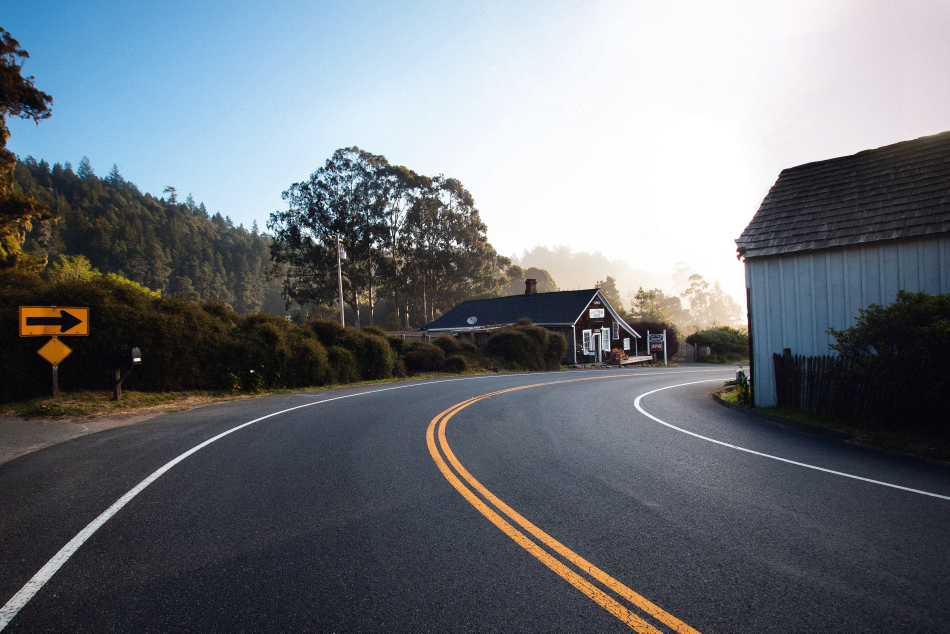
#> input picture Lane Detection Code/test5.jpeg, 2850 x 1900 px, given in place of the camera (shown at 1/3 size)
$ python laneDetection.py
#> lines starting #> are read from the running program, lines starting #| are printed output that depends on the picture; after the words box and inside, x2 and y2 are one past the last pixel; in counts of white or black regions, pixels touching at a corner belong together
#> further down, frame is the input picture: shape (1900, 2850, 3); mean B, G, R 121.2, 115.2, 109.9
# https://youtu.be/eLTLtUVuuy4
import cv2
import numpy as np
import time
import matplotlib.pyplot as plt
import concurrent.futures
import serial


def make_coordinates(line_parameter):
    slope, intercept = line_parameter
    y1 = 500
    y2 = 250
    x1 = int((y1 - intercept) / slope)
    x2 = int((y2 - intercept) / slope)

    return np.array([x1, y1, x2, y2])


def average_slope_intercept(image, lines):
    global left_line, right_line, missingLane
    left_fit = []
    right_fit = []
    if lines is not None:
        for line in lines:
            x1, y1, x2, y2 = line.reshape(4)
            parameters = np.polyfit((x1, x2), (y1, y2), 1)
            slope = parameters[0]
            intercept = parameters[1]
            if slope < 0:
                #if 300 < intercept < 500:
                    left_fit.append((slope, intercept))
            else:
                #if -500 < intercept < 200:
                    right_fit.append((slope, intercept))
        if left_fit and right_fit:
            left_fit_average = np.average(left_fit, axis=0)
            left_line = make_coordinates(left_fit_average)
            right_fit_average = np.average(right_fit, axis=0)
            right_line = make_coordinates(right_fit_average)
            missingLane = 0
        elif left_fit and not right_fit:
            left_fit_average = np.average(left_fit, axis=0)
            left_line = make_coordinates(left_fit_average)
            right_line = np.array([right_line[0], right_line[1], right_line[2], right_line[3]])
            missingLane = 1
        elif right_fit and not left_fit:
            right_fit_average = np.average(right_fit, axis=0)
            right_line = make_coordinates(right_fit_average)
            left_line = np.array([left_line[0], left_line[1], left_line[2], left_line[3]])
            missingLane = 2
    return np.array([left_line, right_line])


def getSteeringAngle(averagedLines):
    global lastSteering
    leftX1, leftY1, leftX2, leftY2 = averagedLines[0]
    rightX1, rightY1, rightX2, rightY2 = averagedLines[1]
    centerPoint = 150
    if missingLane == 1:
        centerBottom = (centerPoint +leftX2)
        print(centerBottom)
    elif missingLane == 2:
        centerBottom = rightX2 - centerPoint
    else:
        centerBottom = ((rightX2 - leftX2) / 2) + leftX2

    return int(((300-centerBottom) + lastSteering)/2)


def canny(image):
    imgGray = cv2.cvtColor(image, cv2.COLOR_BGR2GRAY)
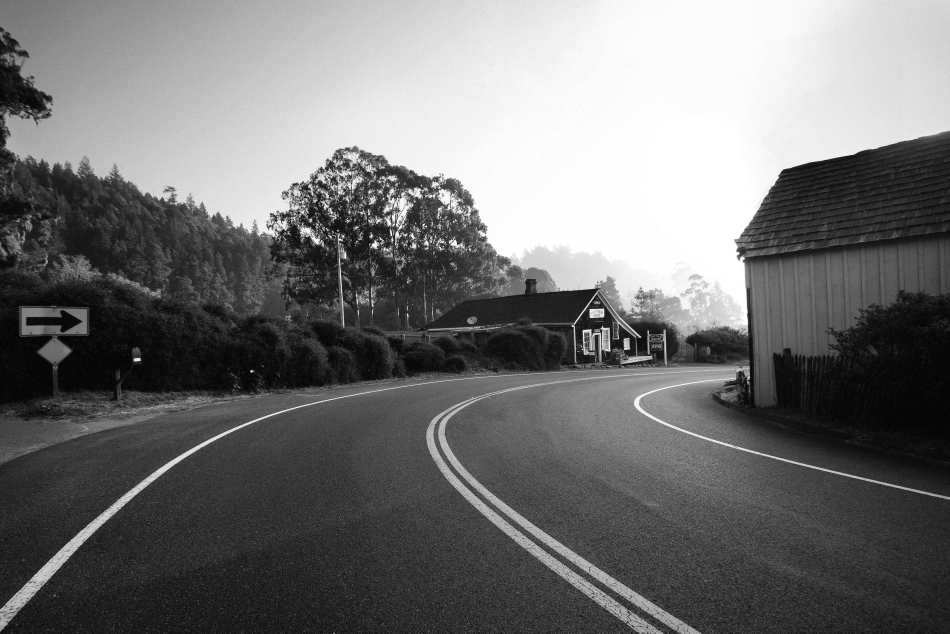
#> imgGray: shape (1900, 2850) (shown at 1/3 size); min 0, max 255, mean 114.3
    imgBlur = cv2.GaussianBlur(imgGray, (5, 5), 0)
    imgCanny = cv2.Canny(imgBlur, 50, 150)
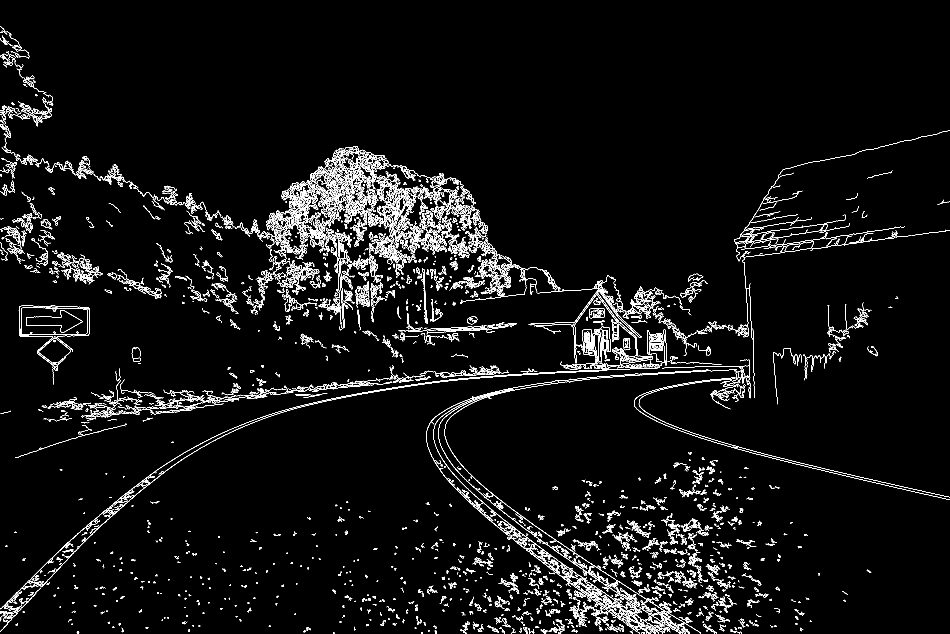
#> imgCanny: shape (1900, 2850) (shown at 1/3 size); 3.1% white in thin lines or dots
    return imgCanny


def region_of_interest(image):
    height = 500
    h, w = image.shape
#> h = 1900; w = 2850
    polygons = np.array([[(-300, height), (900, height), (550, 200) , (100, 200)]])  ##800,0,1500,700
    mask = np.zeros_like(image)
    cv2.fillPoly(mask, polygons, 255)
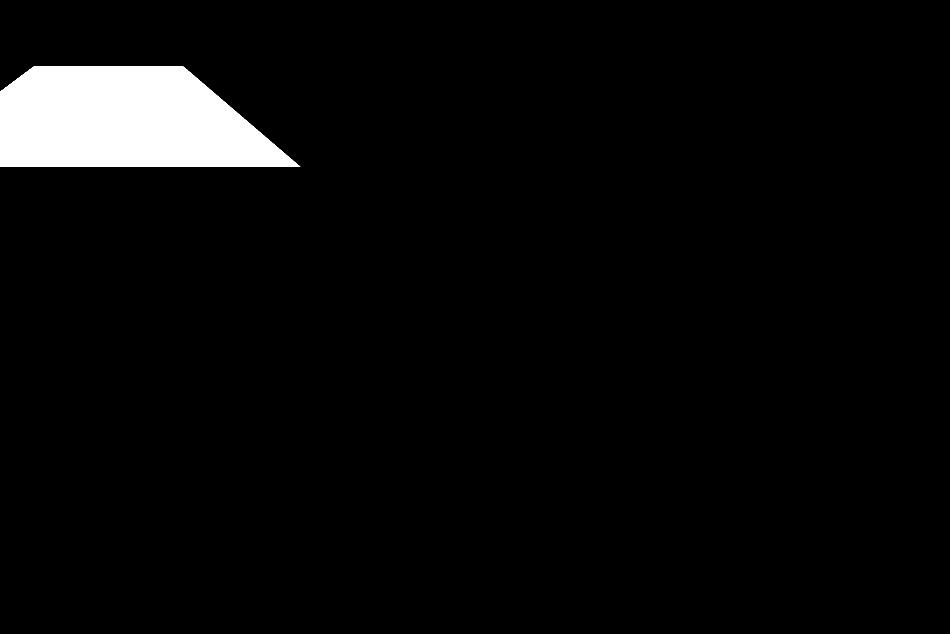
#> mask: shape (1900, 2850) (shown at 1/3 size); 4% white; 1 white region, box (x1, y1, x2, y2) and area: (0, 200, 901, 501) 214751
    maskedImage = cv2.bitwise_and(image, mask)
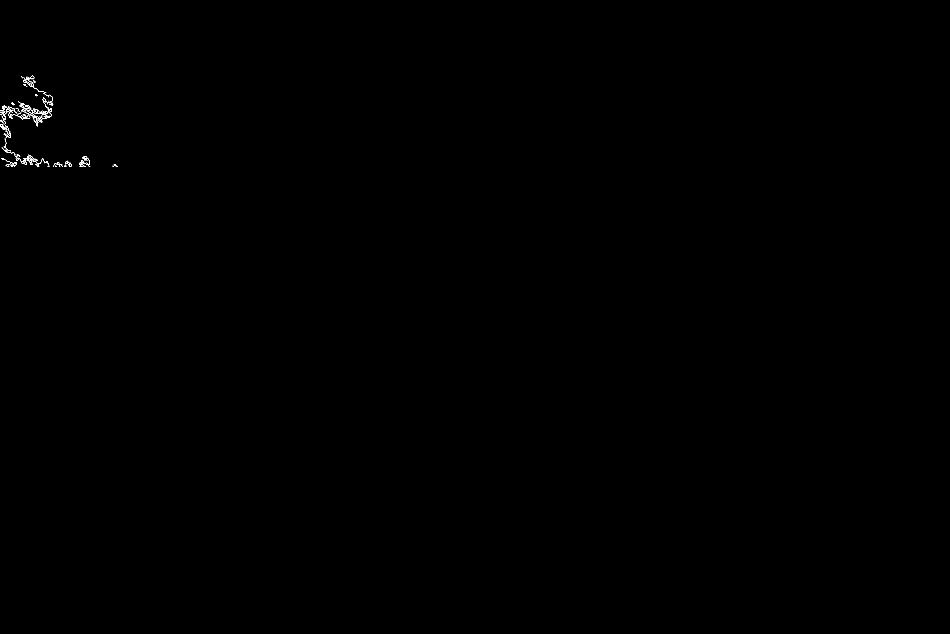
#> maskedImage: shape (1900, 2850) (shown at 1/3 size); 0.06% white in thin lines or dots, all inside (x1, y1, x2, y2) = (0, 227, 354, 501)
    return maskedImage

def displayLines(image, lines, steering):
    line_image = np.zeros_like(image)
    if lines is not None:
        try:
            for line in lines:
                x1, y1, x2, y2 = line.reshape(4)
                cv2.line(line_image, (x1, y1), (x2, y2), (0, 255, 0), 8)
            cv2.line(line_image, ( 250, 400+steering), (350, 400-steering), (0, 0, 255), 8)
        except OverflowError:
            print("No lanes to display")
    return line_image
count =0
lastSteering =0
ser = serial.Serial("/dev/ttyS0",9600)
cap = cv2.VideoCapture(-1)
while cap.isOpened():
    _, frame = cap.read()
    #frame=cv2.flip(frame,-1)
    gray = canny(frame)
    croppedImage = region_of_interest(gray)
    lines = cv2.HoughLinesP(croppedImage, 2, np.pi / 180, 20, np.array([]), minLineLength=5, maxLineGap=50)
#> lines = 140 rows, first 6: [109, 495, 269, 489], [72, 233, 153, 334], [48, 478, 255, 499], [6, 331, 23, 499], [7, 318, 149, 351], [10, 321, 126, 365]
    if (lines is not None):
        average_lines = average_slope_intercept(frame, lines)
#> the loop in average_slope_intercept, `for line in lines:` made 140 passes
#> (x1, y1, x2, y2, slope, intercept) on passes 1 to 12: (109, 495, 269, 489, -0.0375, 499.1), (72, 233, 153, 334, 1.25, 143.2), (48, 478, 255, 499, 0.101, 473.1), (6, 331, 23, 499, 9.88, 271.7), (7, 318, 149, 351, 0.232, 316.4), (10, 321, 126, 365, 0.379, 317.2), (35, 308, 152, 341, 0.282, 298.1), (16, 351, 147, 351, -9.83e-17, 351), (14, 452, 169, 499, 0.303, 447.8), (111, 496, 269, 491, -0.0316, 499.5), (71, 246, 157, 293, 0.547, 207.2), (31, 488, 268, 488, -3.12e-17, 488)
#> after the loop in average_slope_intercept, `for line in lines:`: left_fit = 51 pairs, first value -10.25 to -3.12e-17, second value 324.6 to 1071.5; right_fit = 89 pairs, first value 6.1e-16 to 39, second value -2844 to 500
#> in average_slope_intercept, `left_fit_average = np.average(left_fit, axis=0)`: left_fit_average = [-2.34, 528.9]
#> in make_coordinates, `slope, intercept = line_parameter`: slope = -2.34; intercept = 528.9
#> in make_coordinates, `x1 = int((y1 - intercept) / slope)`: x1 = 12
#> in make_coordinates, `x2 = int((y2 - intercept) / slope)`: x2 = 119
#> in average_slope_intercept, `left_line = make_coordinates(left_fit_average)`: left_line = [12, 500, 119, 250]
#> in average_slope_intercept, `right_fit_average = np.average(right_fit, axis=0)`: right_fit_average = [2.16, 225.5]
#> in average_slope_intercept, `right_line = make_coordinates(right_fit_average)`: right_line = [126, 500, 11, 250]
#> average_lines = [[12, 500, 119, 250], [126, 500, 11, 250]]
        steeringAngle = getSteeringAngle(average_lines)
#> in getSteeringAngle, `leftX1, leftY1, leftX2, leftY2 = averagedLines[0]`: leftX1 = 12; leftY1 = 500; leftX2 = 119; leftY2 = 250
#> in getSteeringAngle, `rightX1, rightY1, rightX2, rightY2 = averagedLines[1]`: rightX1 = 126; rightY1 = 500; rightX2 = 11; rightY2 = 250
#> in getSteeringAngle, `centerBottom = ((rightX2 - leftX2) / 2) + leftX2`: centerBottom = 65
#> steeringAngle = 117
        ser.write(str.encode(str(steeringAngle)))
        ser.write(str.encode('E'))
        line_image = displayLines(frame, average_lines, steeringAngle)
#> the loop in displayLines, `for line in lines:` made 2 passes
        comboImage = cv2.addWeighted(frame, 0.5, line_image, 1, 1)
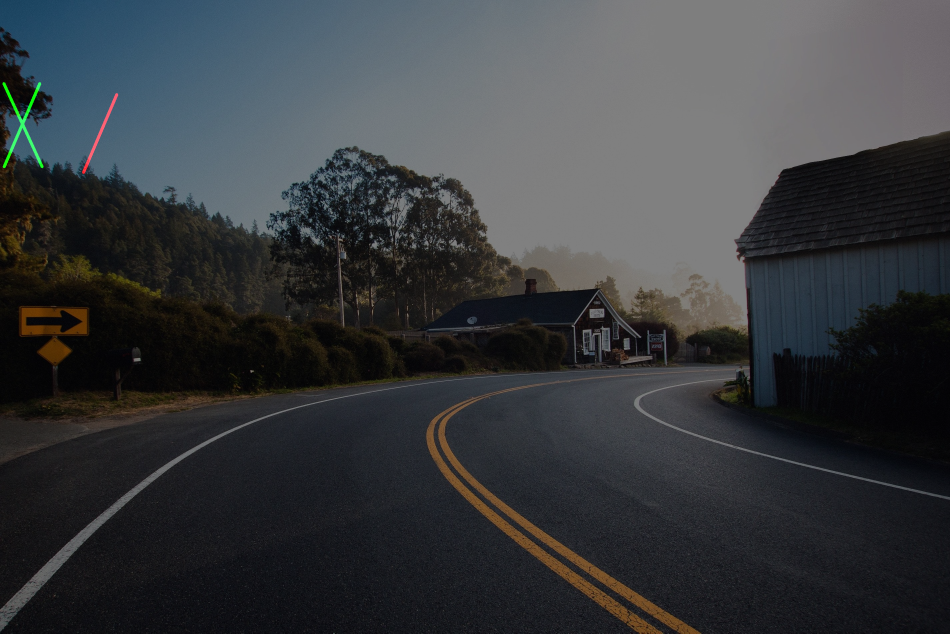
#> comboImage: shape (1900, 2850, 3) (shown at 1/3 size); mean B, G, R 61.6, 58.7, 56
    else:
        count +=1
        comboImage = frame
        if count == 5:
            count =0
            ser.write(str.encode("Autopilot is Disabled"))

    cv2.imshow("after", comboImage)

    #time.sleep(0.1)
    cv2.waitKey(1)
    ### to get size
    # plt.imshow(frame)
    # plt.show()
    # cv2.waitKey(0)

$ run again, on Lane Detection Code/road1.jpg
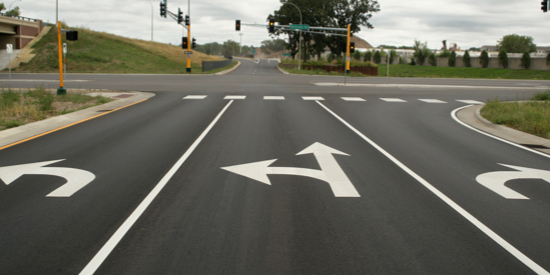
#> input picture Lane Detection Code/road1.jpg, 550 x 275 px, given in place of the camera
#> frame is the input picture: shape (275, 550, 3); mean B, G, R 96.1, 107.3, 108.1
#> in canny, `imgCanny = cv2.Canny(imgBlur, 50, 150)`:
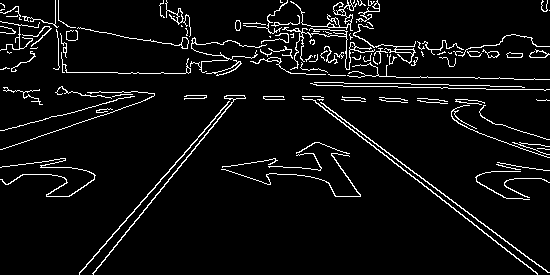
#> imgCanny: shape (275, 550); 5.6% white in thin lines or dots
#> mask: shape (275, 550); 24.8% white; 1 white region, box (x1, y1, x2, y2) and area: (1, 200, 550, 275) 37475
#> maskedImage: shape (275, 550); 0.41% white in thin lines or dots, all inside (x1, y1, x2, y2) = (79, 200, 550, 275)
#> lines = [[443, 200, 507, 251], [451, 200, 547, 272], [93, 256, 143, 200], [93, 274, 151, 202], [490, 236, 524, 264], [79, 272, 93, 258], [530, 267, 537, 273], [92, 273, 152, 200], [509, 251, 537, 274], [79, 274, 134, 211]]
#> the loop in average_slope_intercept, `for line in lines:` made 10 passes
#> (x1, y1, x2, y2, slope, intercept) on passes 1 to 8: (443, 200, 507, 251, 0.797, -153), (451, 200, 547, 272, 0.75, -138.3), (93, 256, 143, 200, -1.12, 360.2), (93, 274, 151, 202, -1.24, 389.4), (490, 236, 524, 264, 0.824, -167.5), (79, 272, 93, 258, -1, 351), (530, 267, 537, 273, 0.857, -187.3), (92, 273, 152, 200, -1.22, 384.9)
#> after the loop in average_slope_intercept, `for line in lines:`: left_fit = [(-1.12, 360.2), (-1.24, 389.4), (-1, 351), (-1.22, 384.9), (-1.15, 364.5)]; right_fit = [(0.797, -153), (0.75, -138.3), (0.824, -167.5), (0.857, -187.3), (0.821, -167.1)]
#> left_fit_average = [-1.14, 370]
#> in make_coordinates, `slope, intercept = line_parameter`: slope = -1.14; intercept = 370
#> in make_coordinates, `x1 = int((y1 - intercept) / slope)`: x1 = -113
#> in make_coordinates, `x2 = int((y2 - intercept) / slope)`: x2 = 104
#> left_line = [-113, 500, 104, 250]
#> right_fit_average = [0.81, -162.6]
#> right_line = [818, 500, 509, 250]
#> average_lines = [[-113, 500, 104, 250], [818, 500, 509, 250]]
#> leftX1 = -113; leftY1 = 500; leftX2 = 104; leftY2 = 250
#> rightX1 = 818; rightY1 = 500; rightX2 = 509; rightY2 = 250
#> centerBottom = 306.5
#> steeringAngle = -3
#> the loop in displayLines, `for line in lines:` made 2 passes
#> `comboImage = cv2.addWeighted(frame, 0.5, line_image, 1, 1)`:
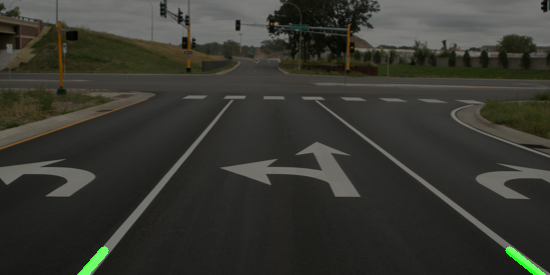
#> comboImage: shape (275, 550, 3); mean B, G, R 49.1, 55.4, 55
